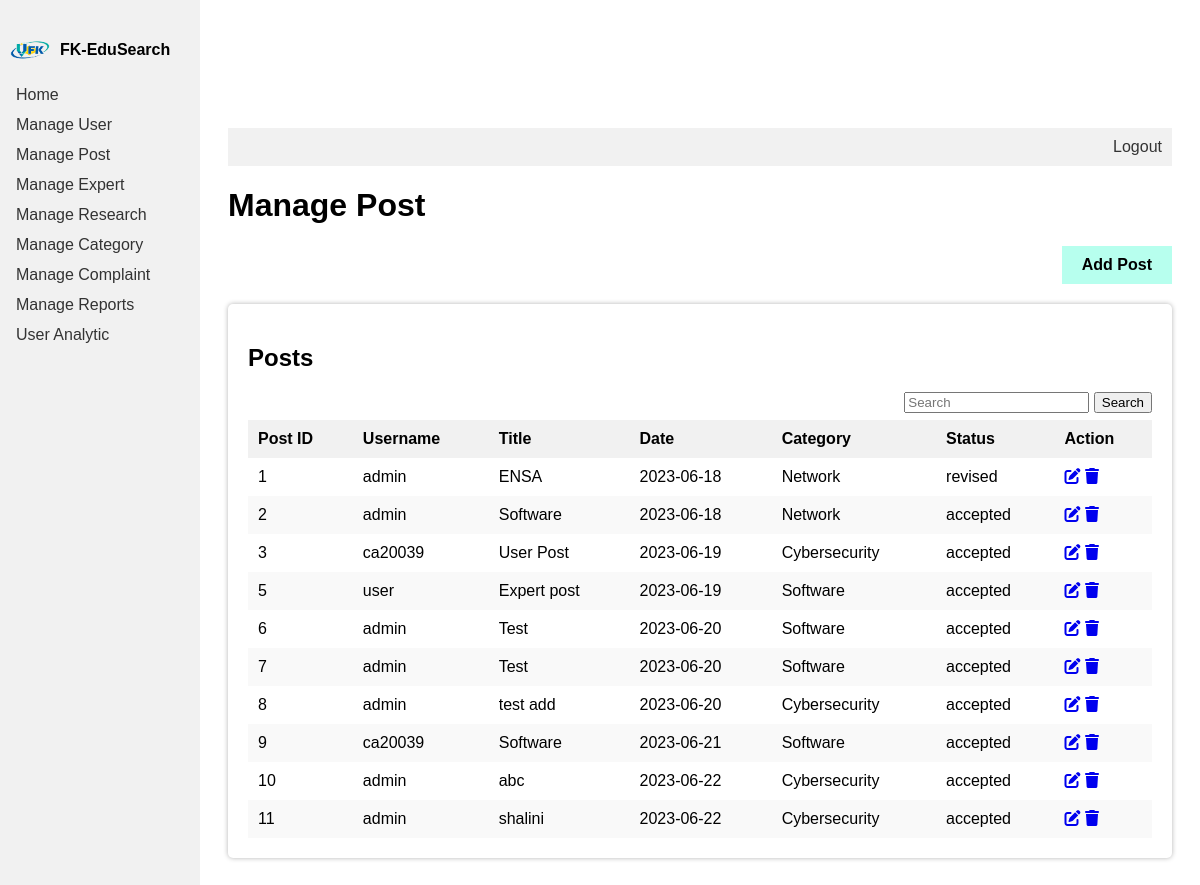
Page /manage_post.php (signed in) on the committed database.
### tables this page shows
CREATE TABLE `post` (
  `PostID` int(11) NOT NULL,
  `UserID` int(11) NOT NULL,
  `ExpertID` int(11) NOT NULL,
  `PostTitle` varchar(255) NOT NULL,
  `PostContent` varchar(500) NOT NULL,
  `PostCreatedDate` date NOT NULL,
  `CategoryID` int(11) NOT NULL,
  `PostStatus` varchar(255) NOT NULL
);

CREATE TABLE `user` (
  `UserID` int(11) NOT NULL,
  `UserName` varchar(255) NOT NULL,
  `UserPassword` varchar(255) NOT NULL,
  `UserEmail` varchar(255) NOT NULL,
  `UserRole` varchar(50) NOT NULL,
  `CategoryID` int(11) NOT NULL,
  `UserAcademicStatus` varchar(255) NOT NULL,
  `UserCertificate` varchar(255) NOT NULL,
  `UserQRCode` varchar(255) NOT NULL,
  `UserStatus` varchar(50) NOT NULL,
  `Likes` int(222) NOT NULL,
  `Comment` int(222) NOT NULL,
  `rating` int(222) NOT NULL
);

CREATE TABLE `category` (
  `CategoryID` int(11) NOT NULL,
  `CategoryName` varchar(255) NOT NULL
);

### manage_post.php (the view, shortened to what this page needs)
<!DOCTYPE html>
<html lang="en">
<head>
    <link rel="stylesheet" href="https://cdnjs.cloudflare.com/ajax/libs/font-awesome/6.4.0/css/all.min.css" />
    <link rel="stylesheet" type="text/css" href="content_style.css">
</head>
<body>
   <?php include 'side_navigation.php'; ?>
   <div class="content">
        <?php include 'header.php'; ?>
        <h1>Manage Post</h1>
        <div class="add-content-button">
            <a id="add-post-button" href="add_post.php">Add Post</a>
        </div>
        <div class="white-box">
        <h2>Posts</h2>
            <div class="content-table">
                <form action="" method="GET" class="search-form">
                    <input type="text" name="search" placeholder="Search">
                    <button type="submit">Search</button>
                </form>
            </div>
            <table class="content-table">
                <thead>
                    <tr>
                        <th>Post ID</th>
                        <th>Username</th>
                        <th>Title</th>
                        <th>Date</th></th>
                        <th>Category</th>
                        <th>Status</th>
                        <th>Action</th>
                    </tr>
                </thead>
                <tbody>
                    <?php
                    include 'db_connection.php';
                        if (isset($_SESSION['role'])) {
                            $role = $_SESSION['role'];
                        }
                        if (isset($_SESSION['username'])) {
                            $username = $_SESSION['username'];
                        } else {
                            header("Location: index.html");
                            exit();
                        }
if (isset($_GET['search'])) {
    $search = "%" . mysqli_real_escape_string($conn, $_GET['search']) . "%";
    if ($role === 'admin') {
        $query = "SELECT post.PostID, user.UserName, post.PostTitle, post.PostCreatedDate, category.CategoryName, post.PostStatus FROM post INNER JOIN user ON post.UserID = user.UserID INNER JOIN category ON post.CategoryID = category.CategoryID WHERE post.PostTitle LIKE '$search' OR user.UserName LIKE '$search' OR category.CategoryName LIKE '$search'";
    } else {
        $query = "SELECT post.PostID, user.UserName, post.PostTitle, post.PostCreatedDate, category.CategoryName, post.PostStatus FROM post INNER JOIN user ON post.UserID = user.UserID INNER JOIN category ON post.CategoryID = category.CategoryID WHERE user.UserName = '$username' AND post.PostTitle LIKE '$search' OR user.UserName LIKE '$search' OR category.CategoryName LIKE '$search'";
    }
    $result = $conn->query($query);
    while ($row = $result->fetch_assoc()) {
        echo '<tr>';
        echo '<td>' . $row['PostID'] . '</td>';
        echo '<td>' . $row['UserName'] . '</td>';
        echo '<td>' . $row['PostTitle'] . '</td>';
        echo '<td>' . $row['PostCreatedDate'] . '</td>';
        echo '<td>' . $row['CategoryName'] . '</td>';
        echo '<td>' . $row['PostStatus'] . '</td>';
        echo '<td>
        <a href="edit_post.php?postID=' . $row['PostID'] . '" class="link-dark"><i class="fa-solid fa-pen-to-square fs-5 me-3"></i></a>
        <a href="delete_post.php?postID=' . $row['PostID'] . '" class="link-dark" onclick="return confirm(\'Are you sure you want to delete this post?\')"><i class="fa-solid fa-trash fs-5"></i></a>
        </td>';
        echo '</tr>';
    }
    $conn->close();
} else {
    if ($role === 'admin') {
        $query = "SELECT post.PostID, user.UserName, post.PostTitle, post.PostCreatedDate, category.CategoryName, post.PostStatus FROM post INNER JOIN user ON post.UserID = user.UserID INNER JOIN category ON post.CategoryID = category.CategoryID";
    } else {
        $query = "SELECT post.PostID, user.UserName, post.PostTitle, post.PostCreatedDate, category.CategoryName, post.PostStatus FROM post INNER JOIN user ON post.UserID = user.UserID INNER JOIN category ON post.CategoryID = category.CategoryID WHERE user.UserName = '$username'";
    }
    $result = $conn->query($query);
        while ($row = $result->fetch_assoc()) {
            echo '<tr>';
            echo '<td>' . $row['PostID'] . '</td>';
            echo '<td>' . $row['UserName'] . '</td>';
            echo '<td>' . $row['PostTitle'] . '</td>';
            echo '<td>' . $row['PostCreatedDate'] . '</td>';
            echo '<td>' . $row['CategoryName'] . '</td>';
            echo '<td>' . $row['PostStatus'] . '</td>';
            echo '<td>
            <a href="edit_post.php?postID=' . $row['PostID'] . '" class="link-dark"><i class="fa-solid fa-pen-to-square fs-5 me-3"></i></a>
            <a href="delete_post.php?postID=' . $row['PostID'] . '" class="link-dark" onclick="return confirm(\'Are you sure you want to delete this post?\')"><i class="fa-solid fa-trash fs-5"></i></a>
            </td>';
            echo '</tr>';
        }
}
                    ?>
                </tbody>
            </table>
        </div>
    </div>
</body>
</html>

### content_style.css (style rules this page uses)
body { font-family: Arial, sans-serif; }
.content { margin-left: 200px; padding: 20px; }
.content-table { border-collapse: collapse; width: 100%; }
.content-table th, .content-table td { padding: 10px; text-align: left; }
.content-table th { background-color: #f1f1f1; }
.content-table tr:nth-child(even) { background-color: #f9f9f9; }
.content-table td:last-child { white-space: nowrap; }
.white-box { background-color: #fff; padding: 20px; border-radius: 5px; box-shadow: 0 0 5px rgba(0, 0, 0, 0.3); }
.add-content-button { margin-bottom: 20px; text-align: right; }
.add-content-button a { display: inline-block; padding: 10px 20px; background-color: #B7FFEE; color: #000; text-decoration: none; font-weight: bold; }
.search-form { margin-bottom: 7px; text-align: right; }
body { padding-top: 100px; }

### rows in the picture
post: PostID "1", UserID.UserName "admin", PostTitle "ENSA", PostCreatedDate "2023-06-18", CategoryID.CategoryName "Network", PostStatus "revised"
post: PostID "2", UserID.UserName "admin", PostTitle "Software", PostCreatedDate "2023-06-18", CategoryID.CategoryName "Network", PostStatus "accepted"
post: PostID "3", UserID.UserName "ca20039", PostTitle "User Post", PostCreatedDate "2023-06-19", CategoryID.CategoryName "Cybersecurity", PostStatus "accepted"
post: PostID "5", UserID.UserName "user", PostTitle "Expert post", PostCreatedDate "2023-06-19", CategoryID.CategoryName "Software", PostStatus "accepted"
post: PostID "6", UserID.UserName "admin", PostTitle "Test", PostCreatedDate "2023-06-20", CategoryID.CategoryName "Software", PostStatus "accepted"
post: PostID "7", UserID.UserName "admin", PostTitle "Test", PostCreatedDate "2023-06-20", CategoryID.CategoryName "Software", PostStatus "accepted"
post: PostID "8", UserID.UserName "admin", PostTitle "test add", PostCreatedDate "2023-06-20", CategoryID.CategoryName "Cybersecurity", PostStatus "accepted"
post: PostID "9", UserID.UserName "ca20039", PostTitle "Software", PostCreatedDate "2023-06-21", CategoryID.CategoryName "Software", PostStatus "accepted"
post: PostID "10", UserID.UserName "admin", PostTitle "abc", PostCreatedDate "2023-06-22", CategoryID.CategoryName "Cybersecurity", PostStatus "accepted"
post: PostID "11", UserID.UserName "admin", PostTitle "shalini", PostCreatedDate "2023-06-22", CategoryID.CategoryName "Cybersecurity", PostStatus "accepted"
